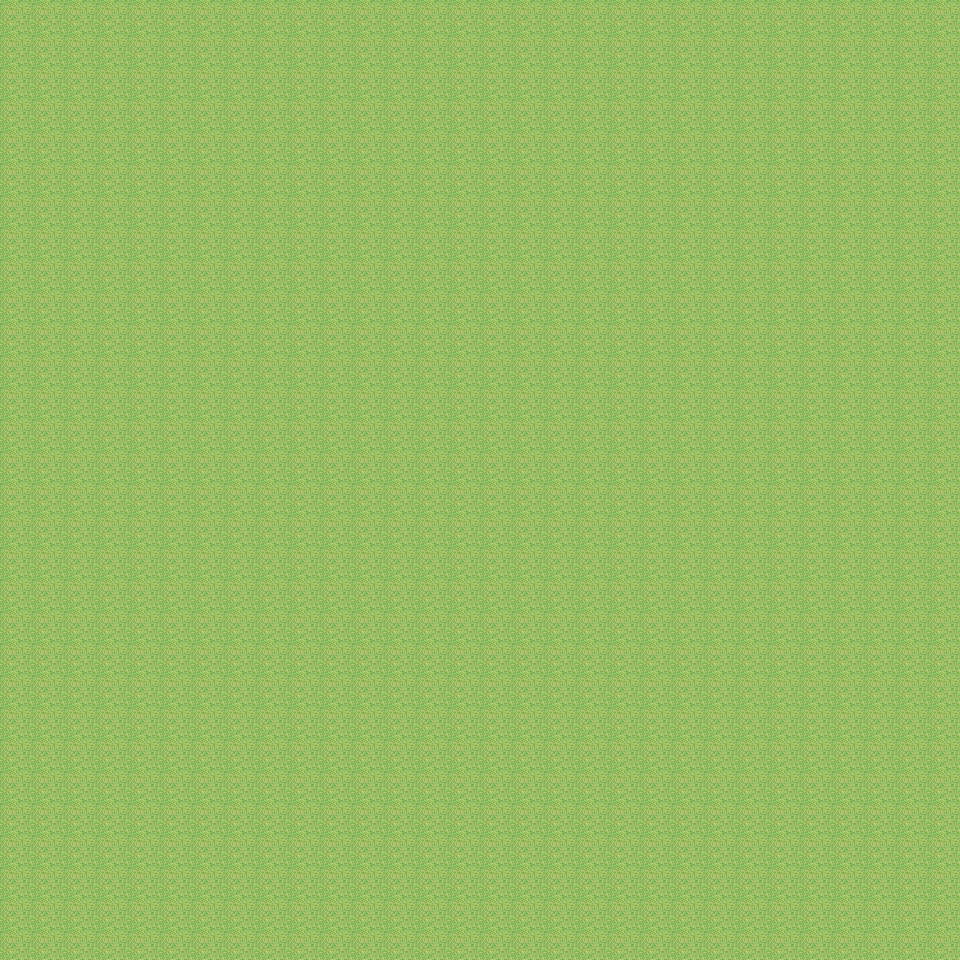

Tiled map render using the project's own tile images. Description and the map definition, with tile-layer contents summarised, below:
An orthogonal 30x30 tile map with 32x32 px tiles, 1 tile layer (Tile Layer 1).

<map version="1.2" tiledversion="1.3.1" orientation="orthogonal" renderorder="right-down" compressionlevel="0" width="30" height="30" tilewidth="32" tileheight="32" infinite="0" nextlayerid="7" nextobjectid="1">
 <editorsettings>
  <export target="ModernTownMap.tmx" format="tmx" />
 </editorsettings>
 <tileset firstgid="1" source="Modern_Town.tsx" />
 <layer id="1" name="Tile Layer 1" width="30" height="30">
  <data>[900 cells, 900 non-empty, 1 distinct tile ids]</data>
 </layer>
</map>
